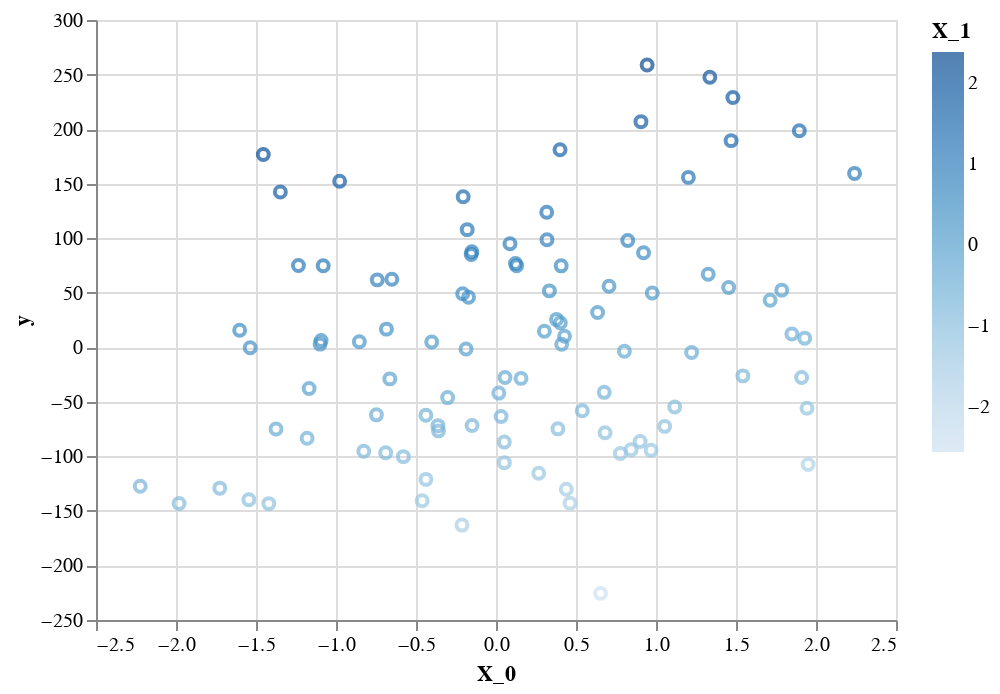

Notebook source saved alongside this figure:
### Code cell
chart = alt.Chart(data).mark_point().encode(
    x='X_0',
    y='y',
    color='X_1:Q'
)
chart

### Figure 1 — Vega-Lite specification as saved in the notebook (floating-point values rounded to 4 significant figures)
{"config": {"view": {"continuousWidth": 400, "continuousHeight": 300}}, "data": {"name": "data-83e82abffc1ef8c7ef03a346c30ff3f7"}, "mark": "point", "encoding": {"color": {"type": "quantitative", "field": "X_1"}, "x": {"type": "quantitative", "field": "X_0"}, "y": {"type": "quantitative", "field": "y"}}, "$schema": "https://vega.github.io/schema/vega-lite/v4.8.1.json", "datasets": {"data-83e82abffc1ef8c7ef03a346c30ff3f7": [{"X_0": 1.054, "X_1": -1.071, "y": -72.5}, {"X_0": -0.3627, "X_1": -0.6343, "y": -71.85}, {"X_0": -0.8541, "X_1": 0.3131, "y": 5.065}, {"X_0": 1.326, "X_1": 0.2982, "y": 66.93}, {"X_0": -0.4616, "X_1": -1.316, "y": -140.7}, {"X_0": 1.944, "X_1": -1.173, "y": -55.92}, {"X_0": -1.602, "X_1": 0.6252, "y": 15.64}, {"X_0": -0.4018, "X_1": 0.1774, "y": 4.786}, {"X_0": -0.9773, "X_1": 1.868, "y": 152.2}, {"X_0": 0.3782, "X_1": 0.1549, "y": 25.54}, {"X_0": -0.3023, "X_1": -0.3873, "y": -46.13}, {"X_0": -0.7475, "X_1": -0.4136, "y": -61.94}, {"X_0": -0.1872, "X_1": 0.04576, "y": -1.533}, {"X_0": 0.3187, "X_1": 0.9209, "y": 98.5}, {"X_0": -1.536, "X_1": 0.4657, "y": -0.4845}, {"X_0": 0.4002, "X_1": 1.764, "y": 181.0}, {"X_0": -0.8264, "X_1": -0.7448, "y": -95.29}, {"X_0": -0.7422, "X_1": 0.8644, "y": 61.79}, {"X_0": 0.7066, "X_1": 0.3564, "y": 56.0}, {"X_0": 0.9008, "X_1": -1.165, "y": -86.4}, {"X_0": -0.5788, "X_1": -0.8708, "y": -100.2}, {"X_0": -0.2083, "X_1": 0.5766, "y": 49.07}, {"X_0": 0.6816, "X_1": -1.034, "y": -78.36}, {"X_0": 0.8025, "X_1": -0.268, "y": -3.72}, {"X_0": 0.7775, "X_1": -1.253, "y": -97.32}, {"X_0": -1.545, "X_1": -1.0, "y": -139.8}, {"X_0": 0.9694, "X_1": -1.27, "y": -94.47}, {"X_0": 0.6764, "X_1": -0.6358, "y": -41.31}, {"X_0": 1.786, "X_1": 0.0105, "y": 52.37}, {"X_0": 1.543, "X_1": -0.7396, "y": -26.2}, {"X_0": 0.05617, "X_1": -0.3116, "y": -27.65}, {"X_0": -0.2127, "X_1": -1.614, "y": -163.0}, {"X_0": -0.3596, "X_1": -0.6725, "y": -76.61}, {"X_0": -1.235, "X_1": 1.139, "y": 75.02}, {"X_0": 0.1563, "X_1": -0.3479, "y": -28.52}, {"X_0": 0.4106, "X_1": -0.1032, "y": 2.707}, {"X_0": -0.155, "X_1": 0.9473, "y": 85.01}, {"X_0": 1.202, "X_1": 1.23, "y": 155.7}, {"X_0": 0.402, "X_1": 0.1269, "y": 22.49}, {"X_0": -1.08, "X_1": 1.127, "y": 74.79}, {"X_0": 0.9222, "X_1": 0.6141, "y": 86.62}, {"X_0": -0.6895, "X_1": -0.8034, "y": -96.74}, {"X_0": -0.1715, "X_1": 0.5233, "y": 45.91}, {"X_0": 0.08755, "X_1": 0.9494, "y": 94.91}, {"X_0": 1.896, "X_1": 1.488, "y": 198.4}, {"X_0": -0.6635, "X_1": -0.09845, "y": -28.97}, {"X_0": 1.849, "X_1": -0.4352, "y": 12.11}, {"X_0": 0.3337, "X_1": 0.4439, "y": 51.71}, {"X_0": -1.375, "X_1": -0.354, "y": -74.85}, {"X_0": 1.469, "X_1": 1.533, "y": 189.4}, {"X_0": 0.01748, "X_1": -0.4555, "y": -42.01}, {"X_0": -1.181, "X_1": -0.5108, "y": -83.47}, {"X_0": 0.2671, "X_1": -1.293, "y": -115.4}, {"X_0": 1.117, "X_1": -0.9128, "y": -54.78}, {"X_0": 1.454, "X_1": 0.144, "y": 54.73}, {"X_0": 2.241, "X_1": 0.9787, "y": 159.4}, {"X_0": -0.1496, "X_1": -0.6946, "y": -71.78}, {"X_0": 0.906, "X_1": 1.868, "y": 206.8}, {"X_0": -1.168, "X_1": -0.03928, "y": -37.81}, {"X_0": -0.651, "X_1": 0.8568, "y": 62.36}, {"X_0": -1.981, "X_1": -0.8878, "y": -143.3}, {"X_0": -0.4381, "X_1": -0.5097, "y": -62.29}, {"X_0": 0.8444, "X_1": -1.225, "y": -93.9}, {"X_0": 1.222, "X_1": -0.4032, "y": -4.746}, {"X_0": 0.635, "X_1": 0.1667, "y": 31.81}, {"X_0": 0.3869, "X_1": -0.8955, "y": -74.77}, {"X_0": -0.2052, "X_1": 1.494, "y": 138.0}, {"X_0": 0.129, "X_1": 0.7291, "y": 74.68}, {"X_0": 1.337, "X_1": 2.163, "y": 247.5}, {"X_0": 1.951, "X_1": -1.706, "y": -107.5}, {"X_0": 1.481, "X_1": 1.923, "y": 228.9}, {"X_0": 0.3169, "X_1": 1.188, "y": 123.8}, {"X_0": -2.223, "X_1": -0.6436, "y": -127.3}, {"X_0": 1.713, "X_1": -0.06824, "y": 43.1}, {"X_0": 0.3025, "X_1": 0.06652, "y": 14.64}, {"X_0": 0.1217, "X_1": 0.761, "y": 76.74}, {"X_0": -1.42, "X_1": -1.049, "y": -143.3}, {"X_0": 0.4394, "X_1": -1.491, "y": -130.2}, {"X_0": -0.1799, "X_1": 1.179, "y": 107.8}, {"X_0": -0.6848, "X_1": 0.4023, "y": 16.63}, {"X_0": -1.099, "X_1": 0.3764, "y": 2.902}, {"X_0": -0.1514, "X_1": 0.9501, "y": 87.63}, {"X_0": -0.4378, "X_1": -1.147, "y": -121.1}, {"X_0": 0.05195, "X_1": -0.9073, "y": -86.91}, {"X_0": -1.093, "X_1": 0.396, "y": 6.257}, {"X_0": 0.4075, "X_1": 0.6723, "y": 74.64}, {"X_0": 0.5392, "X_1": -0.7699, "y": -58.12}, {"X_0": 1.91, "X_1": -0.8612, "y": -27.77}, {"X_0": 0.4283, "X_1": -0.02818, "y": 10.03}, {"X_0": 0.6536, "X_1": -2.553, "y": -225.6}, {"X_0": 0.9445, "X_1": 2.383, "y": 258.8}, {"X_0": 0.03183, "X_1": -0.6743, "y": -63.41}, {"X_0": 1.93, "X_1": -0.498, "y": 8.353}, {"X_0": -1.454, "X_1": 2.27, "y": 176.6}, {"X_0": 0.4628, "X_1": -1.63, "y": -142.9}, {"X_0": 0.8235, "X_1": 0.7718, "y": 97.9}, {"X_0": 0.9766, "X_1": 0.2083, "y": 49.72}, {"X_0": -1.348, "X_1": 1.883, "y": 142.3}, {"X_0": 0.05217, "X_1": -1.104, "y": -105.8}, {"X_0": -1.726, "X_1": -0.8131, "y": -129.1}]}}
